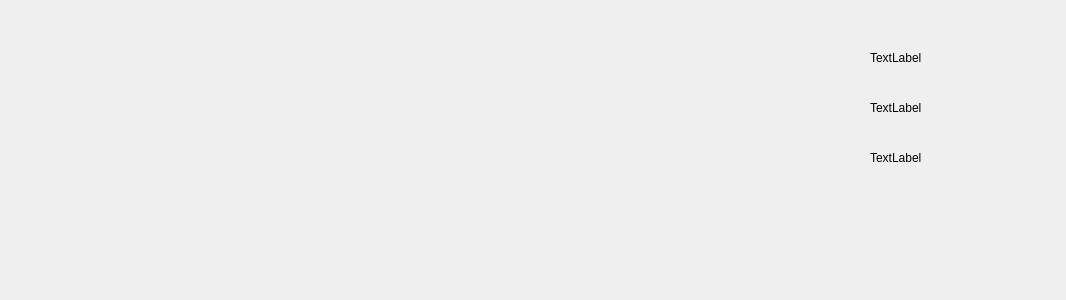
<?xml version="1.0" encoding="UTF-8"?>
<ui version="4.0">
 <class>statequi</class>
 <widget class="QDialog" name="statequi">
  <property name="geometry">
   <rect>
    <x>0</x>
    <y>0</y>
    <width>1066</width>
    <height>300</height>
   </rect>
  </property>
  <property name="windowTitle">
   <string>Dialog</string>
  </property>
  <widget class="QLabel" name="label">
   <property name="geometry">
    <rect>
     <x>870</x>
     <y>50</y>
     <width>56</width>
     <height>16</height>
    </rect>
   </property>
   <property name="text">
    <string>TextLabel</string>
   </property>
  </widget>
  <widget class="QLabel" name="label_2">
   <property name="geometry">
    <rect>
     <x>870</x>
     <y>100</y>
     <width>56</width>
     <height>16</height>
    </rect>
   </property>
   <property name="text">
    <string>TextLabel</string>
   </property>
  </widget>
  <widget class="QLabel" name="label_3">
   <property name="geometry">
    <rect>
     <x>870</x>
     <y>150</y>
     <width>56</width>
     <height>16</height>
    </rect>
   </property>
   <property name="text">
    <string>TextLabel</string>
   </property>
  </widget>
 </widget>
 <resources/>
 <connections/>
</ui>
